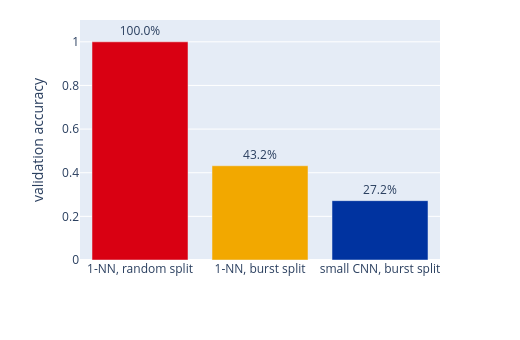

Notebook source saved alongside this figure:
### Markdown cell above
The three numbers side by side:

### Code cell
names = ["1-NN, random split", "1-NN, burst split", "small CNN, burst split"]
vals = [acc_knn_rand, acc_knn_burst, acc_cnn]
fig = go.Figure(go.Bar(x=names, y=vals, marker_color=[ARM_RED, ARM_ORANGE, ARM_BLUE],
                       text=[f"{v:.1%}" for v in vals], textposition="outside"))
fig.update_layout(height=340, width=520, yaxis=dict(range=[0, 1.1], title="validation accuracy"),
                  margin=dict(t=20))
fig.show()

### Figure 1 — Plotly figure (JSON) as saved in the notebook; plotly's stock layout.template omitted (floating-point values rounded to 4 significant figures)
{"data": [{"marker": {"color": ["#D90012", "#F2A800", "#0033A0"]}, "text": ["100.0%", "43.2%", "27.2%"], "textposition": "outside", "type": "bar", "x": ["1-NN, random split", "1-NN, burst split", "small CNN, burst split"], "y": [1.0, 0.432, 0.272]}], "layout": {"height": 340, "margin": {"t": 20}, "width": 520, "yaxis": {"range": [0, 1.1], "title": {"text": "validation accuracy"}}}}
